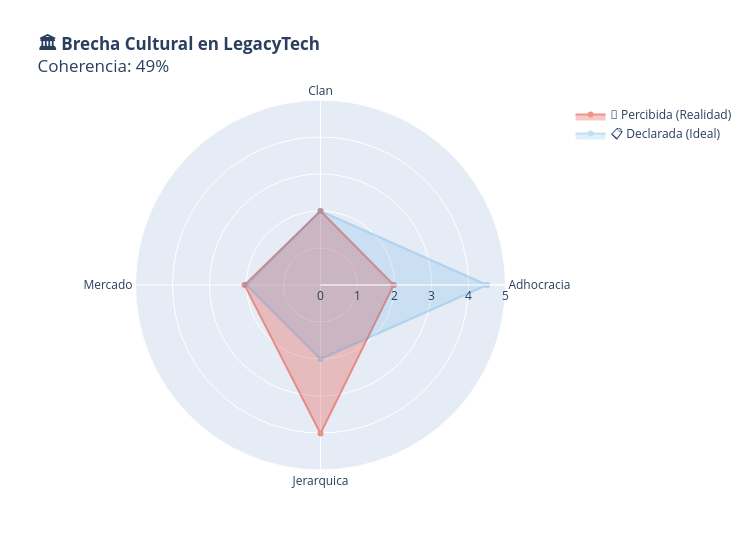

The notebook cell this image was saved under:
### Markdown cell above
## 3. 🏛️ Diagnóstico de Brecha Cultural

Aquí reside el **valor diferencial** de EBLET: medir la diferencia entre la cultura que la empresa *cree* que tiene y la que los empleados *realmente perciben*.

### Code cell
# BRECHA CULTURAL (DECLARADA vs PERCIBIDA)


cultura_declarada = df_legacy["cultura_declarada"].unique()[0] # Adhocracia

# Scores percibidos
scores_percibidos = {
    "Adhocracia": df_legacy["cvf_adhocracia"].mean(),
    "Clan": df_legacy["cvf_clan"].mean(),
    "Mercado": df_legacy["cvf_mercado"].mean(),
    "Jerarquica": df_legacy["cvf_jerarquica"].mean()
}

cultura_percibida = max(scores_percibidos, key=scores_percibidos.get)
score_percibido_max = scores_percibidos[cultura_percibida]
score_declarada = scores_percibidos[cultura_declarada]

# Índice de coherencia
if cultura_declarada == cultura_percibida:
    indice_coherencia = 100
else:
    indice_coherencia = (score_declarada / score_percibido_max) * 100

print("="*70)
print("🏛️ DIAGNÓSTICO DE BRECHA CULTURAL")
print("="*70)
print(f"📋 Cultura DECLARADA (Dirección): {cultura_declarada} (Score percibido: {score_declarada:.2f})")
print(f"👥 Cultura PERCIBIDA (Empleados): {cultura_percibida} (Score percibido: {score_percibido_max:.2f})")
print(f"️  Índice de Coherencia: {indice_coherencia:.1f}%")

# Radar Chart
culturas_lista = ["Adhocracia", "Clan", "Mercado", "Jerarquica", "Adhocracia"]
scores_p = [scores_percibidos[c] for c in culturas_lista[:-1]] + [scores_percibidos["Adhocracia"]]

# Simular scores declarados (la empresa se da un 4.5 en su cultura ideal)
scores_d = [4.5 if c == cultura_declarada else 2.0 for c in culturas_lista[:-1]] + [4.5]

fig = go.Figure()
fig.add_trace(go.Scatterpolar(r=scores_p, theta=culturas_lista, fill='toself', name='👥 Percibida (Realidad)', line_color='#e74c3c', opacity=0.6))
fig.add_trace(go.Scatterpolar(r=scores_d, theta=culturas_lista, fill='toself', name='📋 Declarada (Ideal)', line_color='#3498db', opacity=0.3))

fig.update_layout(
    polar=dict(radialaxis=dict(visible=True, range=[0, 5])),
    title=f"<b>🏛️ Brecha Cultural en LegacyTech</b><br>Coherencia: {indice_coherencia:.0f}%",
    height=550, width=750
)
fig.show()

print(f"\n💡 CONCLUSIÓN: La empresa se ve como {cultura_declarada}, pero los empleados sienten {cultura_percibida}. Esta brecha es la causa raíz del Boreout.")

### Figure 1 — Plotly figure (JSON) as saved in the notebook; plotly's stock layout.template omitted (floating-point values rounded to 4 significant figures)
{"data": [{"fill": "toself", "line": {"color": "#e74c3c"}, "name": "👥 Percibida (Realidad)", "opacity": 0.6, "r": [1.978, 2, 2.053, 4.014, 1.978], "theta": ["Adhocracia", "Clan", "Mercado", "Jerarquica", "Adhocracia"], "type": "scatterpolar"}, {"fill": "toself", "line": {"color": "#3498db"}, "name": "📋 Declarada (Ideal)", "opacity": 0.3, "r": [4.5, 2, 2, 2, 4.5], "theta": ["Adhocracia", "Clan", "Mercado", "Jerarquica", "Adhocracia"], "type": "scatterpolar"}], "layout": {"height": 550, "polar": {"radialaxis": {"range": [0, 5], "visible": true}}, "title": {"text": "<b>🏛️ Brecha Cultural en LegacyTech</b><br>Coherencia: 49%"}, "width": 750}}
